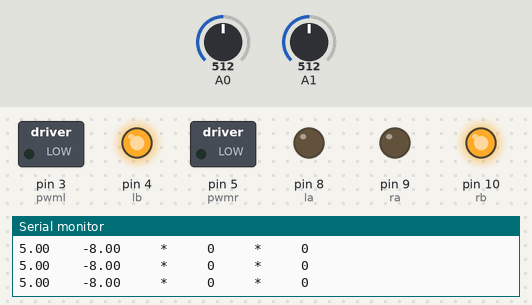
This sketch was run on a simulated Arduino Uno, built with avr-gcc and run on an emulated ATmega328P. On the bench: switched loads named in the sketch (green lamp = pin HIGH), output pins drawn as LEDs (lit = HIGH), the last lines printed to the serial monitor. The test bench sets the inputs (shaded band); at power-on: A0 = 512, A1 = 512.

Above: at 1.2 s.
1.3 s: A0 set to 537
At 2.4 s:
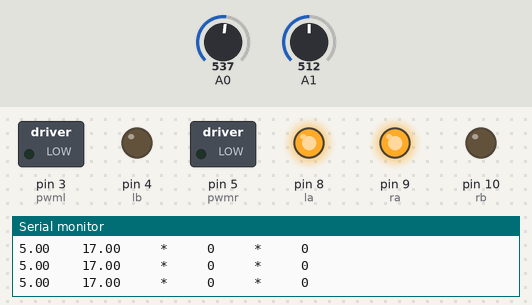
2.8 s: A1 set to 531
5.8 s: A1 set to 554
At 7.0 s:
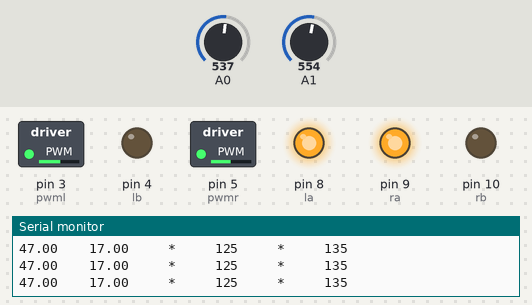
7.3 s: A0 set to 716
At 8.5 s:
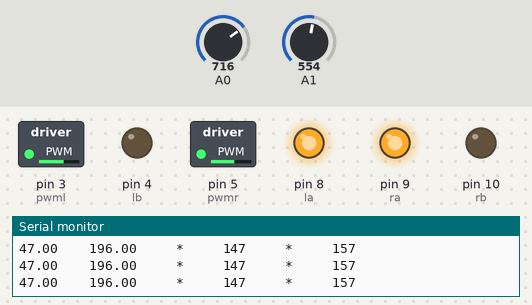
8.8 s: A0 set to 511
At 9.6 s:
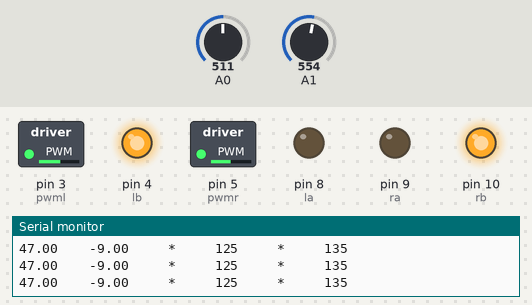
10.3 s: A1 set to 306
At 11.2 s:
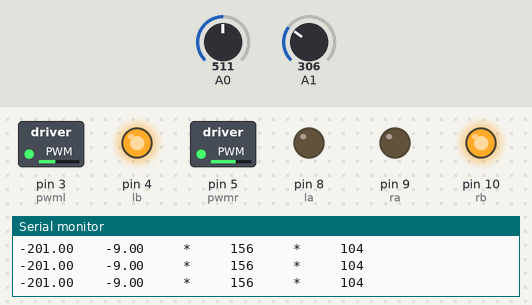
Timing chart, 0 to 12.8 s (numbered marks = the images above; inputs shaded):
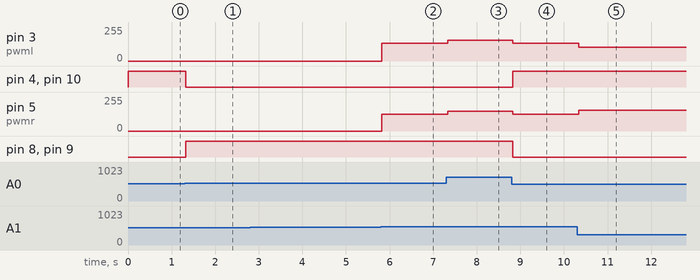

Measured:
- the behaviour switches between 527 and 528 on A0 (found by bisection; images 0 and 1)
- the behaviour switches between 546 and 547 on A1 (found by bisection; images 1 and 2)
- after the input at 1.3 s, pin 4 (lb), pin 10 (rb): HIGH → LOW at once; pin 8 (la), pin 9 (ra): LOW → HIGH at once
- after the input at 5.8 s, pin 3 (pwml): 0/255 → 135/255 at once; pin 5 (pwmr): 0/255 → 125/255 at once
- after the input at 7.3 s, pin 3 (pwml): 135/255 → 157/255 at once; pin 5 (pwmr): 125/255 → 147/255 at once
- after the input at 8.8 s, pin 3 (pwml): 157/255 → 135/255 at once; pin 4 (lb), pin 10 (rb): LOW → HIGH at once; pin 5 (pwmr): 147/255 → 125/255 at once; pin 8 (la), pin 9 (ra): HIGH → LOW at once
- after the input at 10.3 s, pin 3 (pwml): 135/255 → 104/255 at once; pin 5 (pwmr): 125/255 → 156/255 at once

The sketch:

joystick.ino
```cpp
int pwmr=5,pwml=3,ra=9,rb=10,la=8,lb=4,pwm_r,pwm_l;
float vert,hor;
void setup() {
 Serial.begin(9600);
pinMode(ra,OUTPUT);
pinMode(rb,OUTPUT);
pinMode(la,OUTPUT);
pinMode(lb,OUTPUT);
pinMode(pwml,OUTPUT);
pinMode(pwmr,OUTPUT);
}

void loop()
{
  vert=analogRead(A0)-507-30-26+43;//negative value for forward
  hor=analogRead(A1)-507;//positive value for right
 Serial.print(hor);
 Serial.print("    ");
 Serial.print(vert);

  vert=map(vert,-512,512,-64,64);
  hor=map(hor,-512,512,-64,64);
  if(vert>0)
  reverse_motor();

  if(vert<0)
  un_reverse();
 if(hor<5 && hor>-5 && vert>-5 &&vert<5)
 {
  pwm_r=0;
  pwm_l=0;
 }
 else
 {
    pwm_r=128-hor+abs(vert);
    pwm_l=128+hor+abs(vert);
 }
 if(pwm_r>255) pwm_r=255;
 if(pwm_l>255) pwm_l=255;
 analogWrite(pwmr,pwm_r);
 analogWrite(pwml,pwm_l);

 Serial.print("     *     ");
 Serial.print(pwm_r);
 Serial.print("     *     ");
 Serial.print(pwm_l);

 Serial.println("");

 }

void un_reverse()
{
  digitalWrite(rb,HIGH);
  digitalWrite(ra,LOW);
  digitalWrite(lb,HIGH);
  digitalWrite(la,LOW);

}
 void reverse_motor()
 {
  digitalWrite(ra,HIGH);
  digitalWrite(rb,LOW);
  digitalWrite(la,HIGH);
  digitalWrite(lb,LOW);
  }
```

joytesst.ino
```cpp

```
